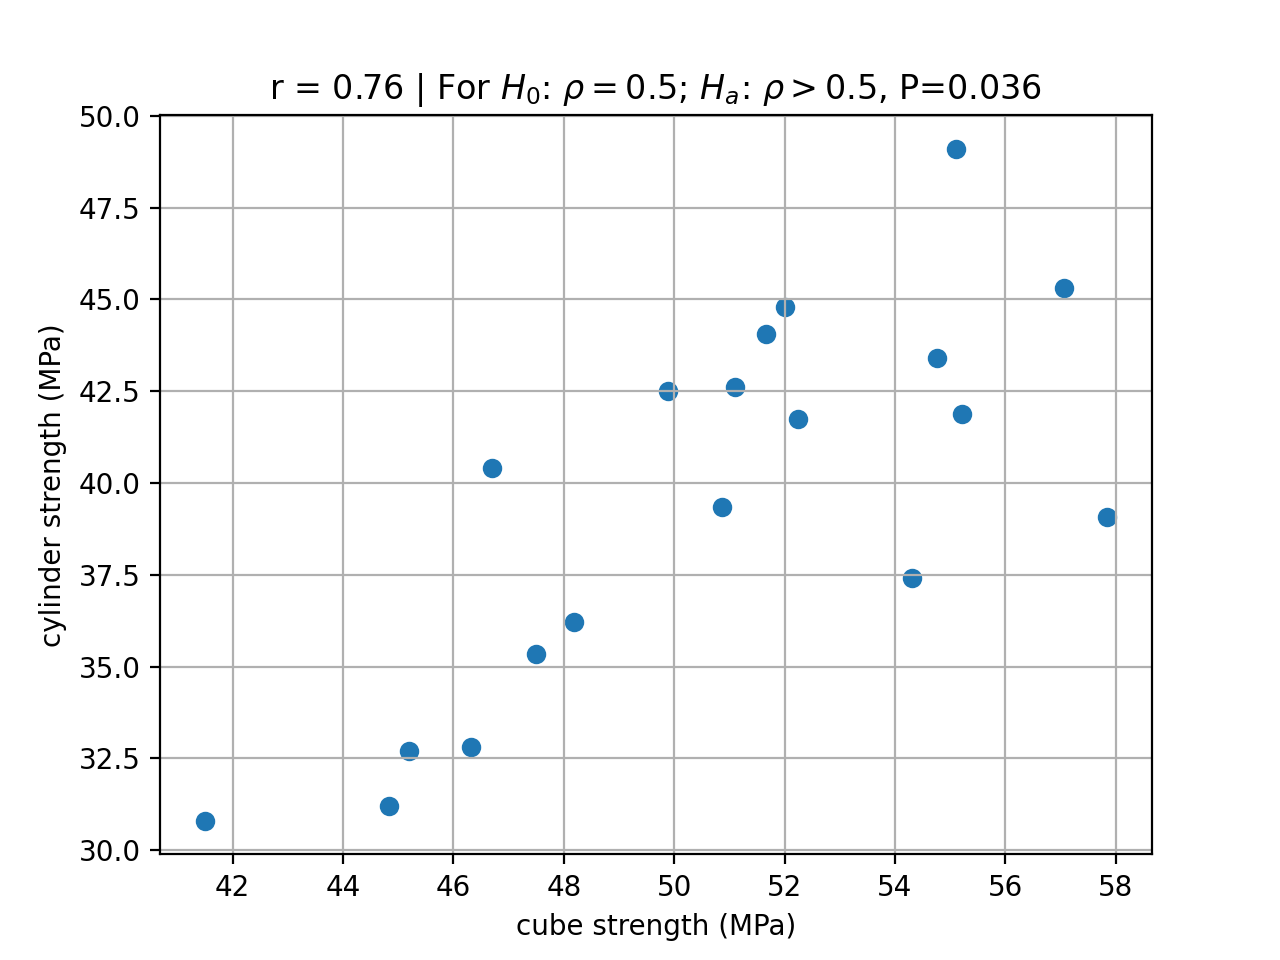

Write the Python code that produced this figure.
import numpy as np
import scipy.stats


def scatter(x, y, r, P):
  from lib.savefig import savefig
  import matplotlib.pyplot as plt
  plt.scatter(x, y)
  plt.title(f"r = {r:.2f} | For $H_0$: $\\rho = 0.5$; $H_a$: $\\rho > 0.5$, P={P:.3f}")
  plt.grid(True)
  plt.xlabel("cube strength (MPa)")
  plt.ylabel("cylinder strength (MPa)")
  savefig("HW6_2")

x = [55.10, 44.83, 46.32, 51.10, 49.89, 45.20, 48.18, 46.70, 54.31, 41.50, 47.50, 52.00, 52.25, 50.86, 51.66, 54.77, 57.06, 57.84, 55.22]
y = [49.10, 31.20, 32.80, 42.60, 42.50, 32.70, 36.21, 40.40, 37.42, 30.80, 35.34, 44.80, 41.75, 39.35, 
44.07, 43.40, 45.30, 39.08, 41.89]

n = len(x)
xbar = np.mean(x)
ybar = np.mean(y) 
Sxx = np.sum((x - xbar)**2)
Syy = np.sum((y - ybar)**2)
Syx = np.sum((y - ybar) * (x - xbar))
r = Syx / np.sqrt(Sxx * Syy)
v = 0.5*np.log((1 + r) / (1 - r))
vo = 0.5*np.log((1 + 0.5) / (1 - 0.5))

z = (v - vo) / np.sqrt(1/(n - 3))
P = (1 - scipy.stats.norm.cdf(np.abs(z)))

print(f"Sxx = {Sxx:.3f}")
print(f"Syy = {Syy:.3f}")
print(f"Syx = {Syx:.3f}")
print(f"r = {r:.3f}")
print(f"z = {z:.3f}")
print(f"P = {P:.3f}")
scatter(x, y, r, P)

"""
Sxx = 367.740
Syy = 488.542
Syx = 322.368
r = 0.761
z = 1.793
P = 0.036
"""
